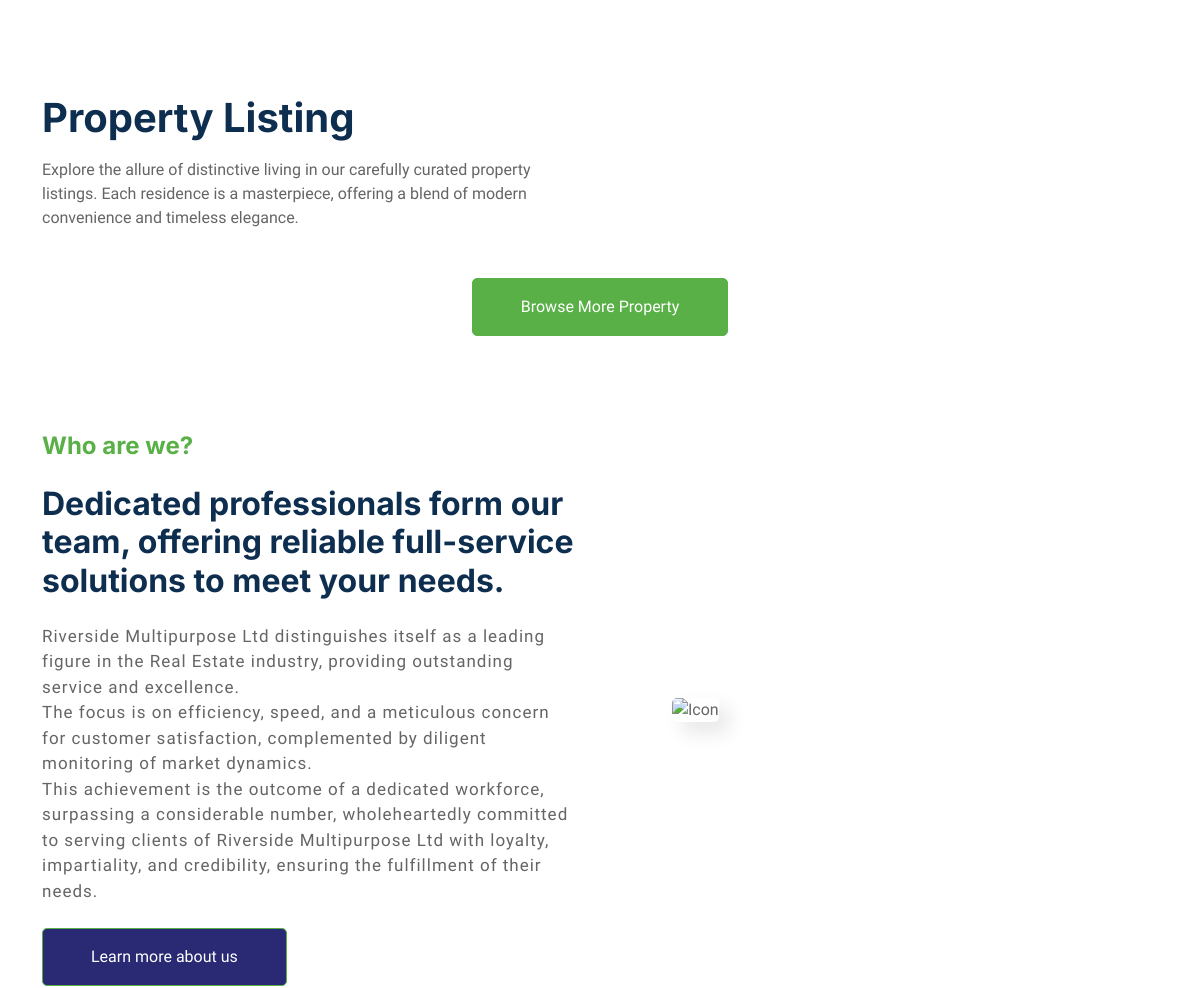
The app's page / (middle part), older data.
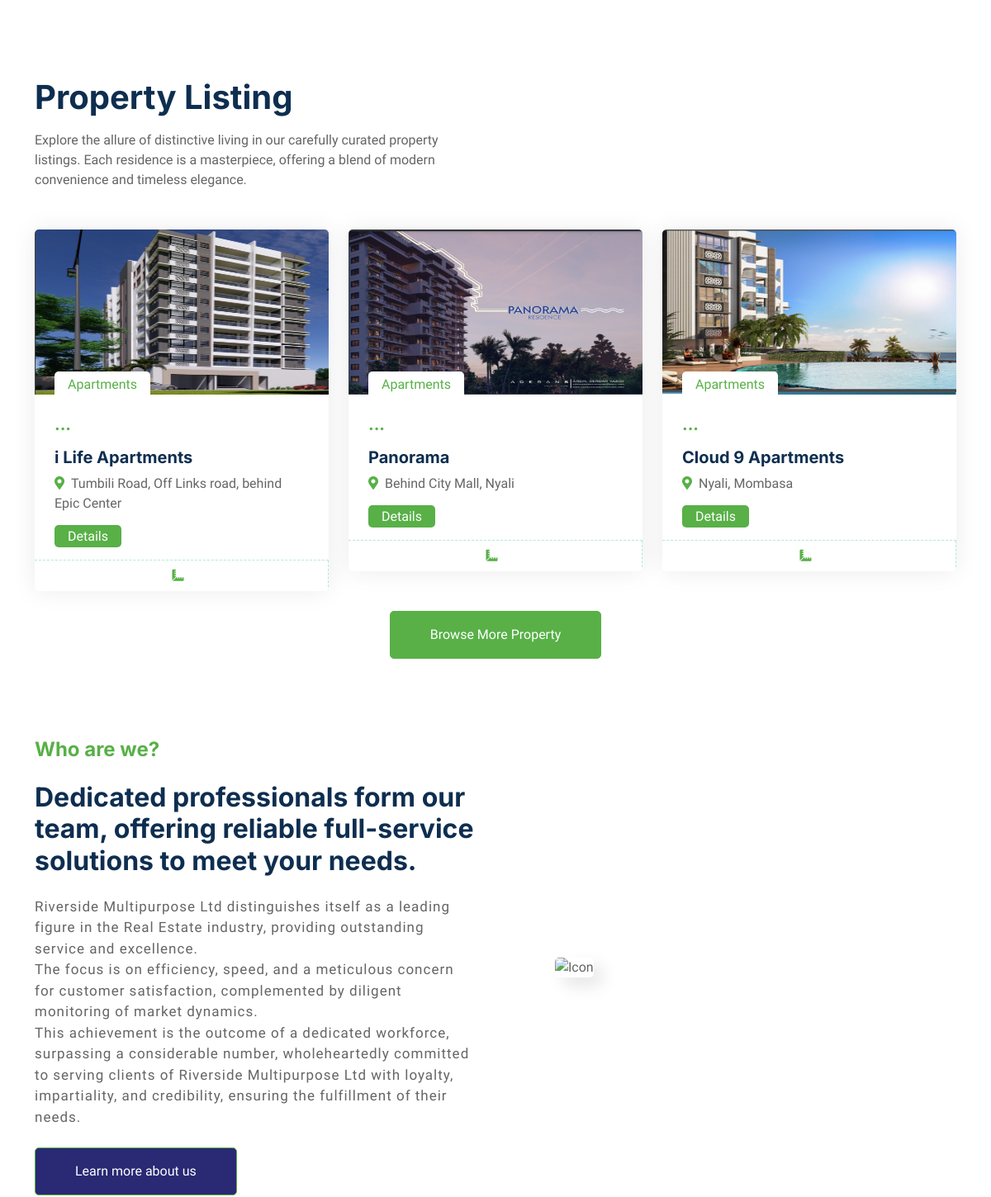
The same page, newer data.
### realestate_app/models.py (models this page shows, shortened)
class Property(models.Model):
    title = models.CharField(max_length=200, unique=True)
    location = models.CharField(max_length=200)
    description = models.TextField()
    price = models.DecimalField(max_digits=10, decimal_places=2)
    size = models.CharField(max_length=200)
    payment_plan = models.CharField(max_length=200)
    amenities = models.TextField()
    property_type = models.ForeignKey(Property_type, on_delete=models.CASCADE)
    is_available = models.BooleanField(default=True)

class Image(models.Model):
    property = models.ForeignKey(Property, on_delete=models.CASCADE)
    image = models.ImageField(upload_to='property_photos/')

class Property_type(models.Model):
    name = models.CharField(max_length=200)
    def __str__(self):
        return self.name

### realestate_app/views.py (the view)
# urls.py: path("", views.index, name="index"),
def index(request):
    all_properties = Property.objects.all()
    properties_list = list(all_properties)
    shuffle(properties_list)
    selected_properties = properties_list[:3]
    return render(request, 'index.html', {'properties': selected_properties})

### realestate_app/templates/index.html (shortened to what the changed rows need)
{%load static%}
<!DOCTYPE html>
<html lang="en">
<head>
    <link href="https://cdnjs.cloudflare.com/ajax/libs/font-awesome/5.10.0/css/all.min.css" rel="stylesheet">
    <link href="https://cdn.jsdelivr.net/npm/bootstrap-icons@1.4.1/font/bootstrap-icons.css" rel="stylesheet">
    <link href="{%static 'lib/animate/animate.min.css' %}" rel="stylesheet">
    <link href="{%static 'lib/owlcarousel/assets/owl.carousel.min.css' %}" rel="stylesheet">
    <link href="{%static 'css/bootstrap.min.css' %}" rel="stylesheet">
    <link href="{%static 'css/style.css' %}" rel="stylesheet">
</head>
<body>
    <div class="container-xxl bg-white p-0">
        <div class="container-xxl py-5">
            <div class="container">
                <div class="row g-0 gx-5 align-items-end">
                    <div class="col-lg-6">
                        <div class="text-start mx-auto mb-5 wow slideInLeft" data-wow-delay="0.1s">
                            <h1 class="mb-3">Property Listing</h1>
                        </div>
                    </div>
                </div>
                <div class="tab-content">
                    <div id="tab-1" class="tab-pane fade show p-0 active">
                        <div class="row g-4">
                            {% for property in properties %}
                            {% if property.image_set.all %}
                            {% with first_image=property.image_set.first %}
                            <div class="col-lg-4 col-md-6 wow fadeInUp" data-wow-delay="0.1s">
                                <div class="property-item rounded overflow-hidden">
                                    <div class="position-relative overflow-hidden">
                                        <a href=""><img class="img-fluid"src="{{ first_image.image.url }}" alt="{{ property.title }} Image" style="width:100%; height: 200px;"></a>
                                        <div class="bg-white rounded-top text-primary position-absolute start-0 bottom-0 mx-4 pt-1 px-3">{{ property.property_type }}</div>
                                    </div>
                                    <div class="p-4 pb-0">
                                        <h5 class="text-primary mb-3">...</h5>
                                        <a class="d-block h5 mb-2" href="">{{ property.title }}</a>
                                        <p><i class="fa fa-map-marker-alt text-primary me-2"></i>{{ property.location }}</p>
                                        <a href="#" class="bg-primary rounded text-white start-0 top-0 py-1 px-3" style="margin-bottom:3px;">Details</a>
                                    </div>
                                    <div class="d-flex border-top mt-3">
                                        <small class="flex-fill text-center border-end py-2"><i class="fa fa-ruler-combined text-primary me-2"></i>{{ property_instance.size }}</small>
                                    </div>
                                </div>
                            </div>
                            {% endwith %}
                            {% endif %}
                            {% endfor %}
                        </div>
                    </div>
                </div>
            </div>
        </div>
        <div class="container-xxl py-5">
            <div class="container">
                <div class="row g-5 align-items-center">
                    <div class="col-lg-6 wow fadeIn" data-wow-delay="0.5s">
                        <h2 class="mb-4"> Dedicated professionals form our team,
                            offering reliable full-service solutions to meet your needs.</h2>
                        </div>
                </div>
            </div>
        </div>
    </div>
</body>
</html>

Row changes from the older to the newer data that the page shows:
added Property: image_set.first.image (picture), property_type "Apartments", title "i Life Apartments", location "Tumbili Road, Off Links road, behind Epic Center"
added Property: image_set.first.image (picture), property_type "Apartments", title "Panorama", location "Behind City Mall, Nyali"
added Property: image_set.first.image (picture), property_type "Apartments", title "Cloud 9 Apartments", location "Nyali, Mombasa"
